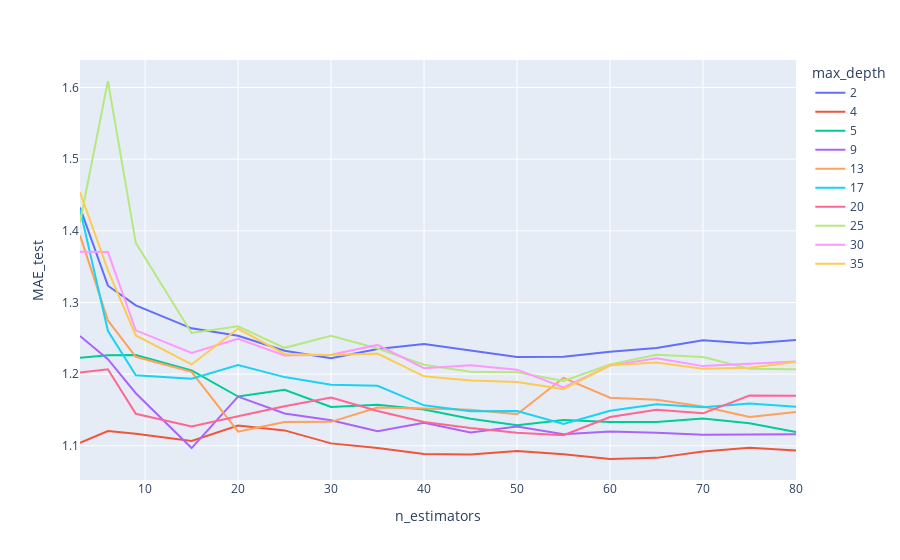

The notebook cell saved with this chart:
### Code cell
import plotly.express as px

px.line(data_frame = pd.DataFrame(A), x = 'n_estimators', y = 'MAE_test', color = 'max_depth').show()

### Figure 1 — Plotly figure (JSON) as saved in the notebook; plotly's stock layout.template omitted (floating-point values rounded to 4 significant figures)
{"data": [{"hovertemplate": "max_depth=2<br>n_estimators=%{x}<br>MAE_test=%{y}<extra></extra>", "legendgroup": "2", "line": {"color": "#636efa", "dash": "solid"}, "marker": {"symbol": "circle"}, "mode": "lines", "name": "2", "orientation": "v", "showlegend": true, "type": "scatter", "x": [3, 6, 9, 15, 20, 25, 30, 35, 40, 45, 50, 55, 60, 65, 70, 75, 80], "xaxis": "x", "y": [1.432, 1.323, 1.296, 1.264, 1.254, 1.233, 1.222, 1.235, 1.242, 1.233, 1.224, 1.224, 1.231, 1.237, 1.247, 1.243, 1.248], "yaxis": "y"}, {"hovertemplate": "max_depth=4<br>n_estimators=%{x}<br>MAE_test=%{y}<extra></extra>", "legendgroup": "4", "line": {"color": "#EF553B", "dash": "solid"}, "marker": {"symbol": "circle"}, "mode": "lines", "name": "4", "orientation": "v", "showlegend": true, "type": "scatter", "x": [3, 6, 9, 15, 20, 25, 30, 35, 40, 45, 50, 55, 60, 65, 70, 75, 80], "xaxis": "x", "y": [1.104, 1.121, 1.117, 1.107, 1.128, 1.122, 1.103, 1.097, 1.089, 1.088, 1.093, 1.088, 1.082, 1.083, 1.092, 1.097, 1.094], "yaxis": "y"}, {"hovertemplate": "max_depth=5<br>n_estimators=%{x}<br>MAE_test=%{y}<extra></extra>", "legendgroup": "5", "line": {"color": "#00cc96", "dash": "solid"}, "marker": {"symbol": "circle"}, "mode": "lines", "name": "5", "orientation": "v", "showlegend": true, "type": "scatter", "x": [3, 6, 9, 15, 20, 25, 30, 35, 40, 45, 50, 55, 60, 65, 70, 75, 80], "xaxis": "x", "y": [1.223, 1.227, 1.227, 1.205, 1.169, 1.178, 1.154, 1.157, 1.151, 1.138, 1.129, 1.136, 1.133, 1.133, 1.138, 1.131, 1.119], "yaxis": "y"}, {"hovertemplate": "max_depth=9<br>n_estimators=%{x}<br>MAE_test=%{y}<extra></extra>", "legendgroup": "9", "line": {"color": "#ab63fa", "dash": "solid"}, "marker": {"symbol": "circle"}, "mode": "lines", "name": "9", "orientation": "v", "showlegend": true, "type": "scatter", "x": [3, 6, 9, 15, 20, 25, 30, 35, 40, 45, 50, 55, 60, 65, 70, 75, 80], "xaxis": "x", "y": [1.253, 1.221, 1.173, 1.097, 1.169, 1.145, 1.136, 1.12, 1.132, 1.119, 1.127, 1.116, 1.12, 1.118, 1.115, 1.115, 1.116], "yaxis": "y"}, {"hovertemplate": "max_depth=13<br>n_estimators=%{x}<br>MAE_test=%{y}<extra></extra>", "legendgroup": "13", "line": {"color": "#FFA15A", "dash": "solid"}, "marker": {"symbol": "circle"}, "mode": "lines", "name": "13", "orientation": "v", "showlegend": true, "type": "scatter", "x": [3, 6, 9, 15, 20, 25, 30, 35, 40, 45, 50, 55, 60, 65, 70, 75, 80], "xaxis": "x", "y": [1.394, 1.275, 1.224, 1.203, 1.12, 1.133, 1.133, 1.153, 1.152, 1.15, 1.144, 1.195, 1.167, 1.164, 1.155, 1.14, 1.147], "yaxis": "y"}, {"hovertemplate": "max_depth=17<br>n_estimators=%{x}<br>MAE_test=%{y}<extra></extra>", "legendgroup": "17", "line": {"color": "#19d3f3", "dash": "solid"}, "marker": {"symbol": "circle"}, "mode": "lines", "name": "17", "orientation": "v", "showlegend": true, "type": "scatter", "x": [3, 6, 9, 15, 20, 25, 30, 35, 40, 45, 50, 55, 60, 65, 70, 75, 80], "xaxis": "x", "y": [1.43, 1.26, 1.198, 1.194, 1.213, 1.196, 1.185, 1.184, 1.157, 1.148, 1.149, 1.13, 1.149, 1.158, 1.154, 1.159, 1.154], "yaxis": "y"}, {"hovertemplate": "max_depth=20<br>n_estimators=%{x}<br>MAE_test=%{y}<extra></extra>", "legendgroup": "20", "line": {"color": "#FF6692", "dash": "solid"}, "marker": {"symbol": "circle"}, "mode": "lines", "name": "20", "orientation": "v", "showlegend": true, "type": "scatter", "x": [3, 6, 9, 15, 20, 25, 30, 35, 40, 45, 50, 55, 60, 65, 70, 75, 80], "xaxis": "x", "y": [1.202, 1.207, 1.145, 1.127, 1.141, 1.155, 1.167, 1.149, 1.133, 1.125, 1.118, 1.115, 1.14, 1.15, 1.145, 1.17, 1.17], "yaxis": "y"}, {"hovertemplate": "max_depth=25<br>n_estimators=%{x}<br>MAE_test=%{y}<extra></extra>", "legendgroup": "25", "line": {"color": "#B6E880", "dash": "solid"}, "marker": {"symbol": "circle"}, "mode": "lines", "name": "25", "orientation": "v", "showlegend": true, "type": "scatter", "x": [3, 6, 9, 15, 20, 25, 30, 35, 40, 45, 50, 55, 60, 65, 70, 75, 80], "xaxis": "x", "y": [1.412, 1.609, 1.383, 1.258, 1.267, 1.237, 1.254, 1.236, 1.213, 1.203, 1.203, 1.19, 1.213, 1.227, 1.224, 1.208, 1.207], "yaxis": "y"}, {"hovertemplate": "max_depth=30<br>n_estimators=%{x}<br>MAE_test=%{y}<extra></extra>", "legendgroup": "30", "line": {"color": "#FF97FF", "dash": "solid"}, "marker": {"symbol": "circle"}, "mode": "lines", "name": "30", "orientation": "v", "showlegend": true, "type": "scatter", "x": [3, 6, 9, 15, 20, 25, 30, 35, 40, 45, 50, 55, 60, 65, 70, 75, 80], "xaxis": "x", "y": [1.371, 1.37, 1.261, 1.229, 1.249, 1.226, 1.227, 1.241, 1.208, 1.213, 1.206, 1.182, 1.212, 1.222, 1.211, 1.215, 1.218], "yaxis": "y"}, {"hovertemplate": "max_depth=35<br>n_estimators=%{x}<br>MAE_test=%{y}<extra></extra>", "legendgroup": "35", "line": {"color": "#FECB52", "dash": "solid"}, "marker": {"symbol": "circle"}, "mode": "lines", "name": "35", "orientation": "v", "showlegend": true, "type": "scatter", "x": [3, 6, 9, 15, 20, 25, 30, 35, 40, 45, 50, 55, 60, 65, 70, 75, 80], "xaxis": "x", "y": [1.454, 1.345, 1.254, 1.214, 1.263, 1.228, 1.227, 1.229, 1.197, 1.191, 1.189, 1.179, 1.212, 1.216, 1.207, 1.209, 1.217], "yaxis": "y"}], "layout": {"legend": {"title": {"text": "max_depth"}, "tracegroupgap": 0}, "margin": {"t": 60}, "xaxis": {"anchor": "y", "domain": [0, 1], "title": {"text": "n_estimators"}}, "yaxis": {"anchor": "x", "domain": [0, 1], "title": {"text": "MAE_test"}}}}
